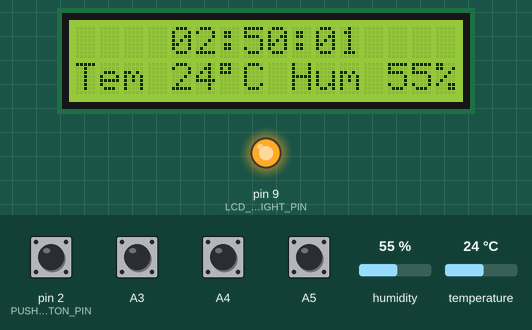
The sketch below on a simulated Arduino Uno, built with avr-gcc and run on an emulated ATmega328P. Parts: 16×2 character LCD, output pins drawn as LEDs (lit = HIGH). The test bench sets the inputs (shaded band); at power-on: A3–5, pin 2 (PUSH_BUTTON_PIN) HIGH, humidity 55 %, temperature 24 °C.

Above: at 1.6 s.
1.7 s: pin 2 (PUSH_BUTTON_PIN) pulled LOW for 0.15 s
At 2.4 s:
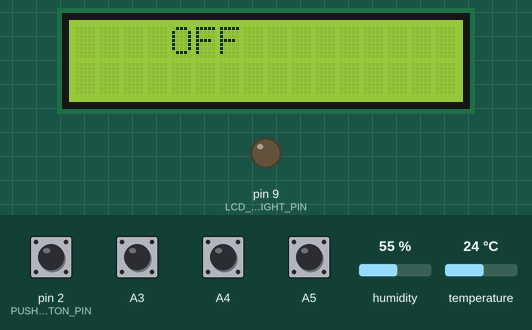
3.3 s: A3 pulled LOW for 1 s
At 5.3 s:
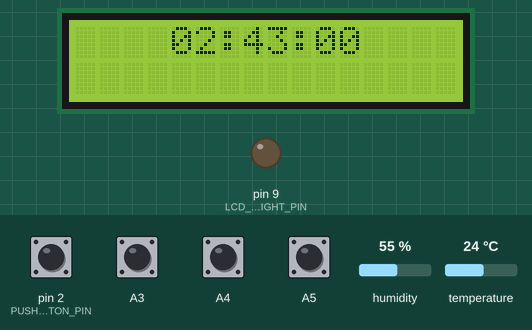
5.8 s: A4 pulled LOW for 1 s
At 7.9 s:
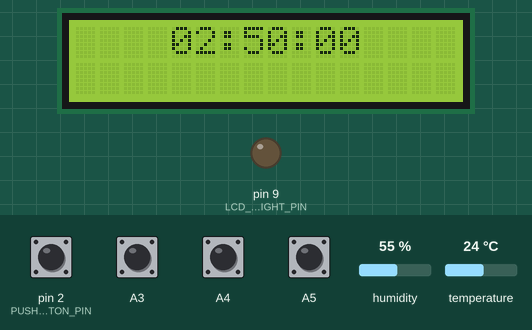
8.3 s: A5 pulled LOW for 1 s
At 9.7 s:
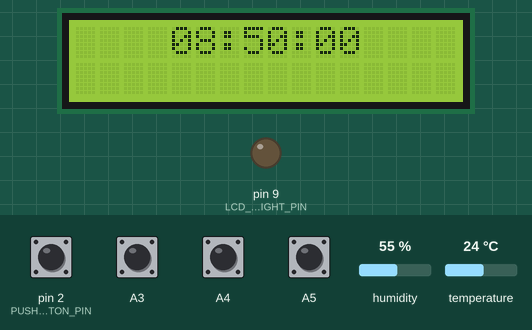
10.8 s: pin 2 (PUSH_BUTTON_PIN) pulled LOW for 1 s
At 11.9 s:
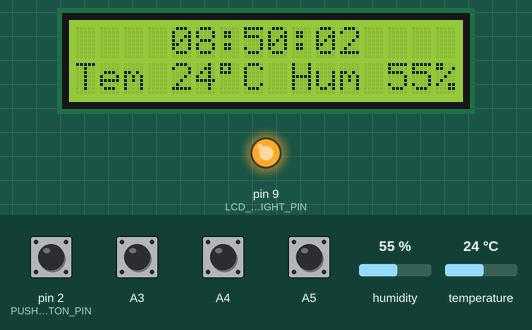
13.3 s: A3 pulled LOW for 0.15 s
At 14.1 s:
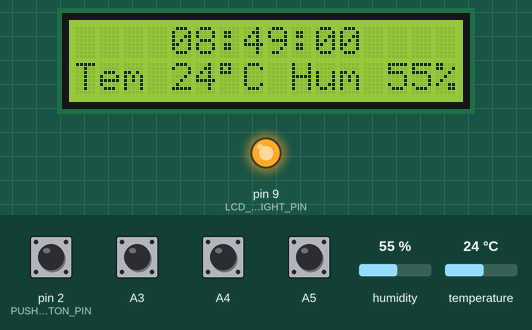
Timing chart, 0 to 15.9 s (numbered marks = the images above; inputs shaded):
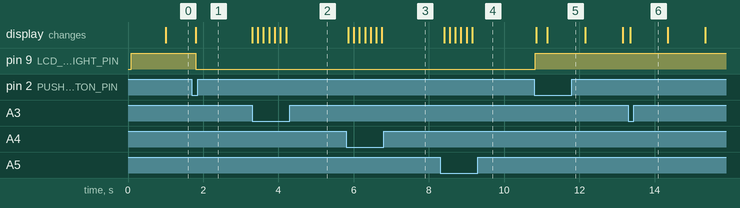

The sketch:

sketch_temperatureclock.ino
```cpp
 /*
 * Author: SMRAZA KEEN
 * Date:2016/6/29
 * IDE V1.6.9
 * Email:TechnicSmraza@outlook.com
 * Function:
 */
// initialize the library with the numbers of the interface pins
#include <LiquidCrystal.h>
#include <dht11.h>
//LiquidCrystal lcd(7, 8, 9, 10, 11, 12);
LiquidCrystal lcd(12, 11, 7, 6, 5, 4);
dht11 DHT;
const int DHT_PIN = 3;
const int LCD_BACKLIGHT_PIN = 9;
const int PUSH_BUTTON_PIN = 2;
const int INTERVAL_SECOND = 1000;
const int INTERVAL_UPDATE_TEMP = 4000;
const int INTERVAL_BUTTON_BOUNCE = 150;
unsigned long previousMillis[2] = {0, 0};
unsigned long previousTimeInMillies[1] = {0};

bool buttonDown = false;

int backlightState = 1;

int hr, minute, sec;

void setup()
{
  pinMode(PUSH_BUTTON_PIN, INPUT_PULLUP);
  pinMode(LCD_BACKLIGHT_PIN, OUTPUT);

  pinMode(A5, INPUT_PULLUP);
  pinMode(A4, INPUT_PULLUP);
  pinMode(A3, INPUT_PULLUP);

  hr = 2;
  minute = 50;
  sec = 0;

  // set up the LCD's number of columns and rows:
  lcd.begin(16,2);

  // Print a message to the LCD.
  displayTime();
  displayTemperatureLabels();
  displayTemperature();

  // Set lcd backlight on
  digitalWrite(LCD_BACKLIGHT_PIN, HIGH);
}

void displayTemperatureLabels(){
  //lcd.setCursor(0,0);  //Display position

  lcd.setCursor(0,1);  //Display position
  lcd.print("Tem      Hum");

}

void displayTime(){
  lcd.setCursor(4, 0);
  if(hr < 10) lcd.print("0");
  lcd.print(hr);
  lcd.print(":");
  if(minute < 10) lcd.print("0");
  lcd.print(minute);
  lcd.print(":");
  if(sec < 10) lcd.print("0");
  lcd.print(sec);

}

void displayTemperature(){
  DHT.read(DHT_PIN);
  int temp=DHT.temperature;
  int hum=DHT.humidity;
  lcd.setCursor(4,1);
  lcd.print(temp);
  lcd.write(0xDF);
  lcd.print("C");

  lcd.setCursor(13,1) ;
  lcd.print(hum);
  lcd.print('%');
}

void loop()
{
  unsigned long currentMillis = millis();

  // Button Trigger
  if(currentMillis - previousMillis[1] >= INTERVAL_BUTTON_BOUNCE){
    previousMillis[1] = currentMillis;
    if(digitalRead(PUSH_BUTTON_PIN) == LOW){
      if(buttonDown == false){
        buttonDown = true;
        backlightState = backlightState ^ 1;

        lcd.clear();
        if(backlightState == 0){
          lcd.setCursor(4,0);
          lcd.print("OFF");
          digitalWrite(LCD_BACKLIGHT_PIN, LOW);
        }
        else{
          displayTime();
          displayTemperatureLabels();
          displayTemperature();
          digitalWrite(LCD_BACKLIGHT_PIN, HIGH);
        }

      }

    }
    else if(digitalRead(A5) == LOW){
      previousTimeInMillies[0] = currentMillis;
      hr = ++hr % 24;
      sec = 0;
      displayTime();
    }
    else if(digitalRead(A4) == LOW){
      previousTimeInMillies[0] = currentMillis;
      minute = ++minute % 60;
      if(minute == 0){
        hr = ++hr % 24;
      }
      sec = 0;
      displayTime();

    }
    else if(digitalRead(A3) == LOW){
      previousTimeInMillies[0] = currentMillis;
      minute = --minute % 60;
      if(minute < 0){
        hr = --hr % 24;
        minute += 60;
      }
      sec = 0;
      displayTime();

    }
    else if(buttonDown){
      buttonDown = false;
    }
  }


  if(currentMillis - previousMillis[0] >= INTERVAL_UPDATE_TEMP && backlightState == 1){
    previousMillis[0] = currentMillis;
    displayTemperature();

  }

  if(currentMillis - previousTimeInMillies[0] >= INTERVAL_SECOND){
   previousTimeInMillies[0] = currentMillis;
   sec = ++sec % 60;
   if(sec == 0){
    minute = ++minute % 60;
    if(minute == 0){
      hr = ++hr % 24;
    }
   }
   if(backlightState == 1) displayTime();
  }

//  delay(1000);
}
```

Measured:
- after the input at 1.7 s, pin 9 (LCD_BACKLIGHT_PIN): HIGH → LOW after 0.10 s; the display: changes after 0.10 s (image 1)
- after the input at 3.3 s, the display: first changes at once (image 2 shows a later state)
- after the input at 5.8 s, the display: first changes after 0.05 s (image 3 shows a later state)
- after the input at 8.3 s, the display: first changes after 0.10 s (image 4 shows a later state)
- after the input at 10.8 s, pin 9 (LCD_BACKLIGHT_PIN): LOW → HIGH at once; the display: first changes after 0.06 s (image 5 shows a later state)
